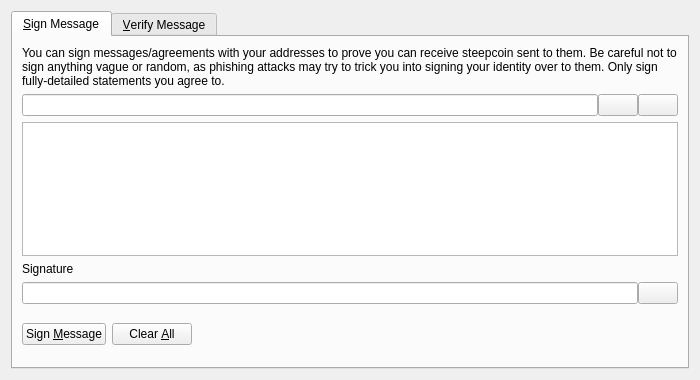
<?xml version="1.0" encoding="UTF-8"?>
<ui version="4.0">
 <class>SignVerifyMessageDialog</class>
 <widget class="QDialog" name="SignVerifyMessageDialog">
  <property name="geometry">
   <rect>
    <x>0</x>
    <y>0</y>
    <width>700</width>
    <height>380</height>
   </rect>
  </property>
  <property name="windowTitle">
   <string>Signatures - Sign / Verify a Message</string>
  </property>
  <property name="modal">
   <bool>true</bool>
  </property>
  <layout class="QVBoxLayout" name="verticalLayout">
   <item>
    <widget class="QTabWidget" name="tabWidget">
     <property name="currentIndex">
      <number>0</number>
     </property>
     <widget class="QWidget" name="tabSignMessage">
      <attribute name="title">
       <string>&amp;Sign Message</string>
      </attribute>
      <layout class="QVBoxLayout" name="verticalLayout_SM">
       <item>
        <widget class="QLabel" name="infoLabel_SM">
         <property name="text">
          <string>You can sign messages/agreements with your addresses to prove you can receive steepcoin sent to them. Be careful not to sign anything vague or random, as phishing attacks may try to trick you into signing your identity over to them. Only sign fully-detailed statements you agree to.</string>
         </property>
         <property name="textFormat">
          <enum>Qt::PlainText</enum>
         </property>
         <property name="wordWrap">
          <bool>true</bool>
         </property>
        </widget>
       </item>
       <item>
        <layout class="QHBoxLayout" name="horizontalLayout_1_SM">
         <property name="spacing">
          <number>0</number>
         </property>
         <item>
          <widget class="QValidatedLineEdit" name="addressIn_SM">
           <property name="toolTip">
            <string>The steepcoin address to sign the message with</string>
           </property>
          </widget>
         </item>
         <item>
          <widget class="QPushButton" name="addressBookButton_SM">
           <property name="toolTip">
            <string>Choose previously used address</string>
           </property>
           <property name="text">
            <string/>
           </property>
           <property name="shortcut">
            <string>Alt+A</string>
           </property>
           <property name="autoDefault">
            <bool>false</bool>
           </property>
          </widget>
         </item>
         <item>
          <widget class="QPushButton" name="pasteButton_SM">
           <property name="toolTip">
            <string>Paste address from clipboard</string>
           </property>
           <property name="text">
            <string/>
           </property>
           <property name="shortcut">
            <string>Alt+P</string>
           </property>
           <property name="autoDefault">
            <bool>false</bool>
           </property>
          </widget>
         </item>
        </layout>
       </item>
       <item>
        <widget class="QPlainTextEdit" name="messageIn_SM">
         <property name="toolTip">
          <string>Enter the message you want to sign here</string>
         </property>
        </widget>
       </item>
       <item>
        <widget class="QLabel" name="signatureLabel_SM">
         <property name="text">
          <string>Signature</string>
         </property>
         <property name="textFormat">
          <enum>Qt::PlainText</enum>
         </property>
        </widget>
       </item>
       <item>
        <layout class="QHBoxLayout" name="horizontalLayout_2_SM">
         <property name="spacing">
          <number>0</number>
         </property>
         <item>
          <widget class="QLineEdit" name="signatureOut_SM">
           <property name="font">
            <font>
             <italic>true</italic>
            </font>
           </property>
           <property name="readOnly">
            <bool>true</bool>
           </property>
          </widget>
         </item>
         <item>
          <widget class="QPushButton" name="copySignatureButton_SM">
           <property name="toolTip">
            <string>Copy the current signature to the system clipboard</string>
           </property>
           <property name="text">
            <string/>
           </property>
           <property name="autoDefault">
            <bool>false</bool>
           </property>
          </widget>
         </item>
        </layout>
       </item>
       <item>
        <layout class="QHBoxLayout" name="horizontalLayout_3_SM">
         <item>
          <widget class="QPushButton" name="signMessageButton_SM">
           <property name="toolTip">
            <string>Sign the message to prove you own this steepcoin address</string>
           </property>
           <property name="text">
            <string>Sign &amp;Message</string>
           </property>
           <property name="autoDefault">
            <bool>false</bool>
           </property>
          </widget>
         </item>
         <item>
          <widget class="QPushButton" name="clearButton_SM">
           <property name="toolTip">
            <string>Reset all sign message fields</string>
           </property>
           <property name="text">
            <string>Clear &amp;All</string>
           </property>
           <property name="autoDefault">
            <bool>false</bool>
           </property>
          </widget>
         </item>
         <item>
          <spacer name="horizontalSpacer_1_SM">
           <property name="orientation">
            <enum>Qt::Horizontal</enum>
           </property>
           <property name="sizeHint" stdset="0">
            <size>
             <width>40</width>
             <height>48</height>
            </size>
           </property>
          </spacer>
         </item>
         <item>
          <widget class="QLabel" name="statusLabel_SM">
           <property name="font">
            <font>
             <weight>75</weight>
             <bold>true</bold>
            </font>
           </property>
           <property name="text">
            <string/>
           </property>
           <property name="wordWrap">
            <bool>true</bool>
           </property>
          </widget>
         </item>
         <item>
          <spacer name="horizontalSpacer_2_SM">
           <property name="orientation">
            <enum>Qt::Horizontal</enum>
           </property>
           <property name="sizeHint" stdset="0">
            <size>
             <width>40</width>
             <height>48</height>
            </size>
           </property>
          </spacer>
         </item>
        </layout>
       </item>
      </layout>
     </widget>
     <widget class="QWidget" name="tabVerifyMessage">
      <attribute name="title">
       <string>&amp;Verify Message</string>
      </attribute>
      <layout class="QVBoxLayout" name="verticalLayout_VM">
       <item>
        <widget class="QLabel" name="infoLabel_VM">
         <property name="text">
          <string>Enter the receiver's address, message (ensure you copy line breaks, spaces, tabs, etc. exactly) and signature below to verify the message. Be careful not to read more into the signature than what is in the signed message itself, to avoid being tricked by a man-in-the-middle attack. Note that this only proves the signing party receives with the address, it cannot prove sendership of any transaction!</string>
         </property>
         <property name="textFormat">
          <enum>Qt::PlainText</enum>
         </property>
         <property name="alignment">
          <set>Qt::AlignLeading|Qt::AlignLeft|Qt::AlignTop</set>
         </property>
         <property name="wordWrap">
          <bool>true</bool>
         </property>
        </widget>
       </item>
       <item>
        <layout class="QHBoxLayout" name="horizontalLayout_1_VM">
         <property name="spacing">
          <number>0</number>
         </property>
         <item>
          <widget class="QValidatedLineEdit" name="addressIn_VM">
           <property name="toolTip">
            <string>The steepcoin address the message was signed with</string>
           </property>
          </widget>
         </item>
         <item>
          <widget class="QPushButton" name="addressBookButton_VM">
           <property name="toolTip">
            <string>Choose previously used address</string>
           </property>
           <property name="text">
            <string/>
           </property>
           <property name="shortcut">
            <string>Alt+A</string>
           </property>
           <property name="autoDefault">
            <bool>false</bool>
           </property>
          </widget>
         </item>
        </layout>
       </item>
       <item>
        <widget class="QPlainTextEdit" name="messageIn_VM"/>
       </item>
       <item>
        <widget class="QValidatedLineEdit" name="signatureIn_VM"/>
       </item>
       <item>
        <layout class="QHBoxLayout" name="horizontalLayout_2_VM">
         <item>
          <widget class="QPushButton" name="verifyMessageButton_VM">
           <property name="toolTip">
            <string>Verify the message to ensure it was signed with the specified steepcoin address</string>
           </property>
           <property name="text">
            <string>Verify &amp;Message</string>
           </property>
           <property name="autoDefault">
            <bool>false</bool>
           </property>
          </widget>
         </item>
         <item>
          <widget class="QPushButton" name="clearButton_VM">
           <property name="toolTip">
            <string>Reset all verify message fields</string>
           </property>
           <property name="text">
            <string>Clear &amp;All</string>
           </property>
           <property name="autoDefault">
            <bool>false</bool>
           </property>
          </widget>
         </item>
         <item>
          <spacer name="horizontalSpacer_1_VM">
           <property name="orientation">
            <enum>Qt::Horizontal</enum>
           </property>
           <property name="sizeHint" stdset="0">
            <size>
             <width>40</width>
             <height>48</height>
            </size>
           </property>
          </spacer>
         </item>
         <item>
          <widget class="QLabel" name="statusLabel_VM">
           <property name="font">
            <font>
             <weight>75</weight>
             <bold>true</bold>
            </font>
           </property>
           <property name="text">
            <string/>
           </property>
           <property name="wordWrap">
            <bool>true</bool>
           </property>
          </widget>
         </item>
         <item>
          <spacer name="horizontalSpacer_2_VM">
           <property name="orientation">
            <enum>Qt::Horizontal</enum>
           </property>
           <property name="sizeHint" stdset="0">
            <size>
             <width>40</width>
             <height>48</height>
            </size>
           </property>
          </spacer>
         </item>
        </layout>
       </item>
      </layout>
     </widget>
    </widget>
   </item>
  </layout>
 </widget>
 <customwidgets>
  <customwidget>
   <class>QValidatedLineEdit</class>
   <extends>QLineEdit</extends>
   <header>qvalidatedlineedit.h</header>
  </customwidget>
 </customwidgets>
 <resources>
  <include location="../steepcoin.qrc"/>
 </resources>
 <connections/>
</ui>
